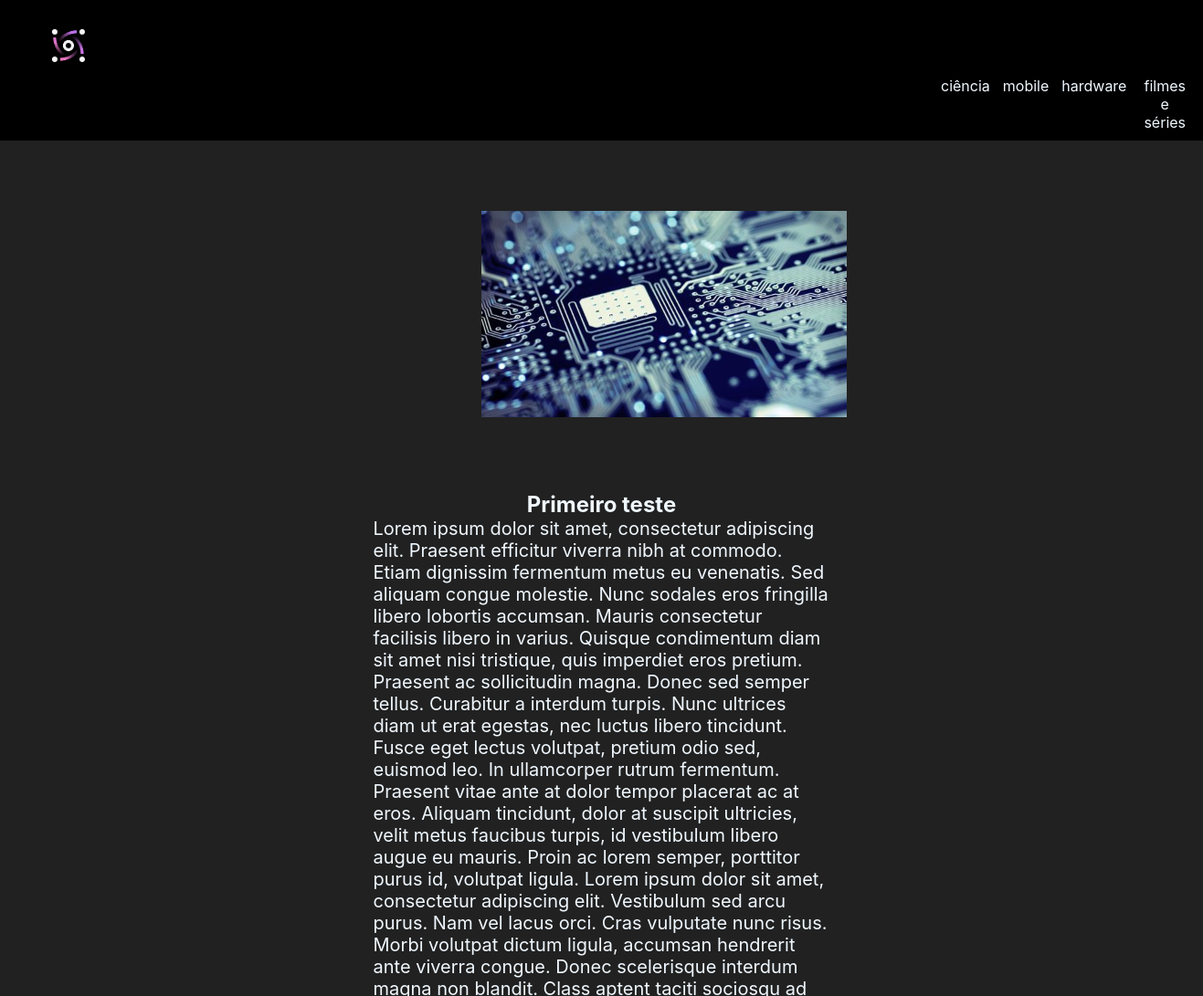
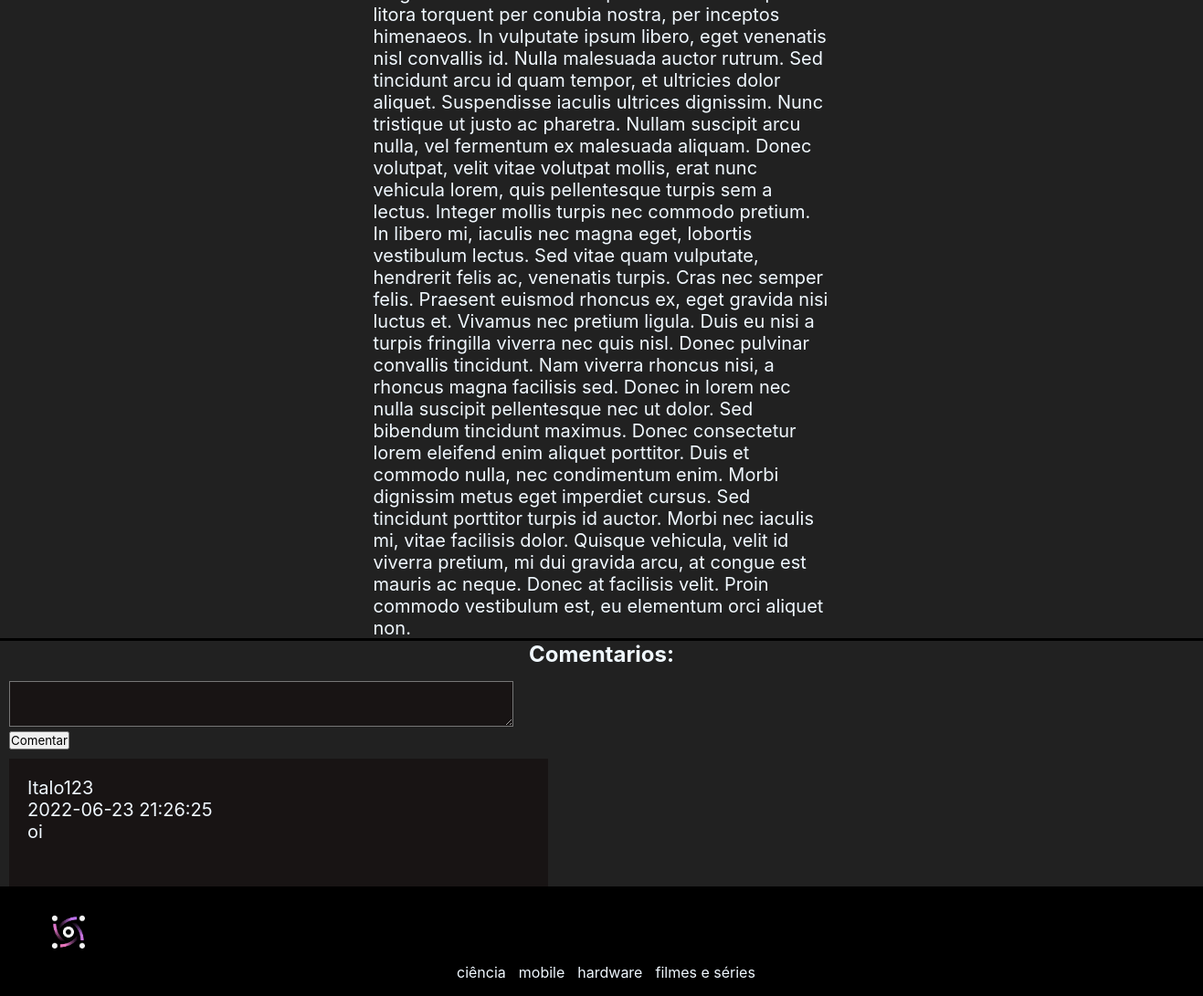
Screenshot of /Comentarios.php?id=1 with the database file from the repository (2 pictures, top to bottom).
### tables this page shows
CREATE TABLE `comentarios` (
  `id` int(11) NOT NULL,
  `titulo` varchar(30) NOT NULL,
  `imagem` varchar(50) NOT NULL,
  `subtitulo` varchar(50) NOT NULL,
  `texto` text NOT NULL,
  `autor` varchar(40) NOT NULL,
  `datas` datetime NOT NULL
);

CREATE TABLE `comentarios_sec` (
  `cid` int(11) NOT NULL,
  `uid` varchar(128) NOT NULL,
  `date` datetime NOT NULL,
  `message` text NOT NULL
);

### Comentarios.php (the view, shortened to what this page needs)
<?php
    include('funções.php');
?>
<!DOCTYPE html>
<html lang="pt-BR">
<head>
    <link rel="stylesheet" href="style2.css?v=<?php echo time(); ?>">
</head>
<body>
    <main>
        <header>
            <img class="icon" alt="Icon_site" src="img/images.png">
            <div class="header1">
                <ul>
                    <li>ciência</li>
                    <li>mobile</li>
                    <li>hardware</li>
                    <li>filmes e séries</li>
                </ul>
            </div>
        </header>
        <section>
        <article>
<?php
    include_once("connection.php");
    $result = mysqli_query($connection, "SELECT * FROM comentarios WHERE id = '" . $_GET['id'] . "'");
    while($row = $result->fetch_array()){
        $titulo = $row["titulo"];
        $imagem = $row["imagem"];
        $texto = $row["texto"];
            echo"
                <div class='Container1'>
                    <img src='arquivos_img/$imagem'>
                </div>
                <article>
                <h2>$titulo</h2>
                <div class='text'>
                    <p>
                        $texto
                    </p>
                </div>
            ";
     }
?>
<?php
if(!(isset($_SESSION['Perfil']))){
    echo "<h2>Comentarios: </h2>";
    echo "<div class='comment-text'>";
    echo "
       <form method='POST' action='".setComments($connection)."'>
         <input type='hidden' name='uid' value='Anonymous'>
         <input type='hidden' name='date' value='".date('Y-m-d H:i:s')."' >
         <textarea name='message''></textarea> <br>
         <button type='submit' name='commentSubmit'>Comentar</button>
       </form>
    ";
     echo "</div>";
}
    getComments($connection);
?>
            </article>
        </section>
        <footer>
            <img class="icon" alt="Icon_site" src="img/images.png">
            <div class="Container2">
                <ul>
                    <li>ciência</li>
                    <li>mobile</li>
                    <li>hardware</li>
                    <li>filmes e séries</li>
                </ul>
            </div>
        </footer>
    </main>
</body>
</html>

### funções.php (shortened to what this page needs)
<?php
function getComments($connection){
    $result = mysqli_query($connection, "SELECT * FROM comentarios_sec");
    while($row = $result->fetch_assoc()){
       echo "<div class='comment-box'><p>";
         echo $row['uid']."<br>";
         echo $row['date']."<br>";
         echo nl2br($row['message']);
       echo "</p>
         <form method='POST' action='editarComentario.php' >
           <input type='hidden' name='cid' value='". $row['cid']."'>
           <input type='hidden' name='uid' value='". $row['uid']."'>
           <input type='hidden' name='date' value='". $row['date']."'>
           <input type='hidden' name='message' value='". $row['message']."'>
         </form>
       </div>";
    }
}
?>

### style2.css (style rules this page uses)
* { margin: 0; padding: 0; font-family: -apple-system, BlinkMacSystemFont, 'Segoe UI', Roboto, Oxygen, Ubuntu, Cantarell, 'Open Sans', 'Helvetica Neue', sans-serif }
header { background-color: black; text-align: left; color: aliceblue; }
section { background-color: #212121; }
.icon { position: relative; top: 10px; width: 150px; height: 80px; object-fit: contain; }
.header1 ul { padding-left: 1030px; padding-bottom: 10px; display: flex; }
.header1 ul li { text-align: center; list-style-type: none; padding-right: 14px; }
.Container1 { display: block; margin-left: auto; margin-right: auto; width: 20%; }
article h2 { color:aliceblue; text-align: center; }
.comment-text { margin-left: 10px; margin-bottom: 10px; margin-top: 15px; }
.comment-text textarea { width: 550px; background-color: #181414; color: aliceblue; font-size: 20px; }
.comment-box { display:flex; margin-left: 10px; margin-bottom: 10px; padding: 20px; background-color:#181414; width: 550px; }
.text { text-align: center; border-bottom: solid; }
p { display: inline-block; width: 500px; height: 100px; font-size: 20px; color: aliceblue; text-align: left; }
img { width: 400px; height: 380px; object-fit: contain; margin-right: 100px; }
footer { width: 100%; height: 100px; background-color: black; padding-bottom: 20px; margin-top: -10px; }
.Container2 ul { position:absolute; left: 500px; color:aliceblue; display: flex; }
.Container2 ul li { list-style-type: none; padding-right: 14px; }

### rows the page displays
comentarios: imagem (picture), titulo "Primeiro teste", texto "Lorem ipsum dolor sit amet, consectetur adipiscing elit. Praesent efficitur viverra nibh at commodo. Etiam dignissim fermentum metus eu venenatis. Sed aliquam congue molestie. Nunc sodales eros fringilla libero lobortis accumsan. Mauris consectetur facilisis libero in varius. Quisque condimentum diam sit amet nisi tristique, quis imperdiet eros pretium. Praesent ac sollicitudin magna. Donec sed semper tellus. Curabitur a interdum turpis. Nunc ultrices diam ut erat egestas, nec luctus libero tincidunt. Fusce eget lectus volutpat, pretium odio sed, euismod leo. In ullamcorper rutrum fermentum. Praesent vitae ante at dolor tempor placerat ac at eros. Aliquam tincidunt, dolor at suscipit…"
comentarios_sec: uid "Italo123", date "2022-06-23 21:26:25", message "oi"
